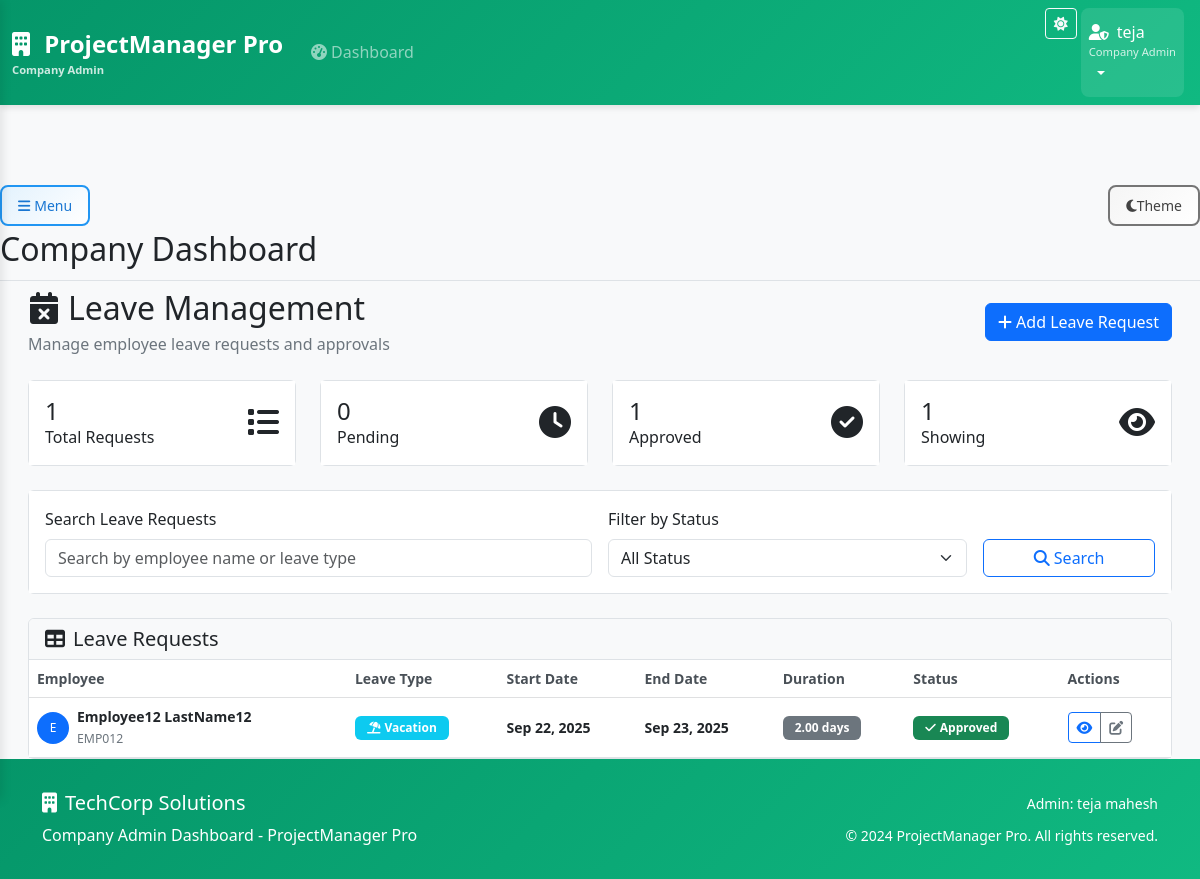
The page /company/leave-management/ (signed in) on the database as committed earlier.
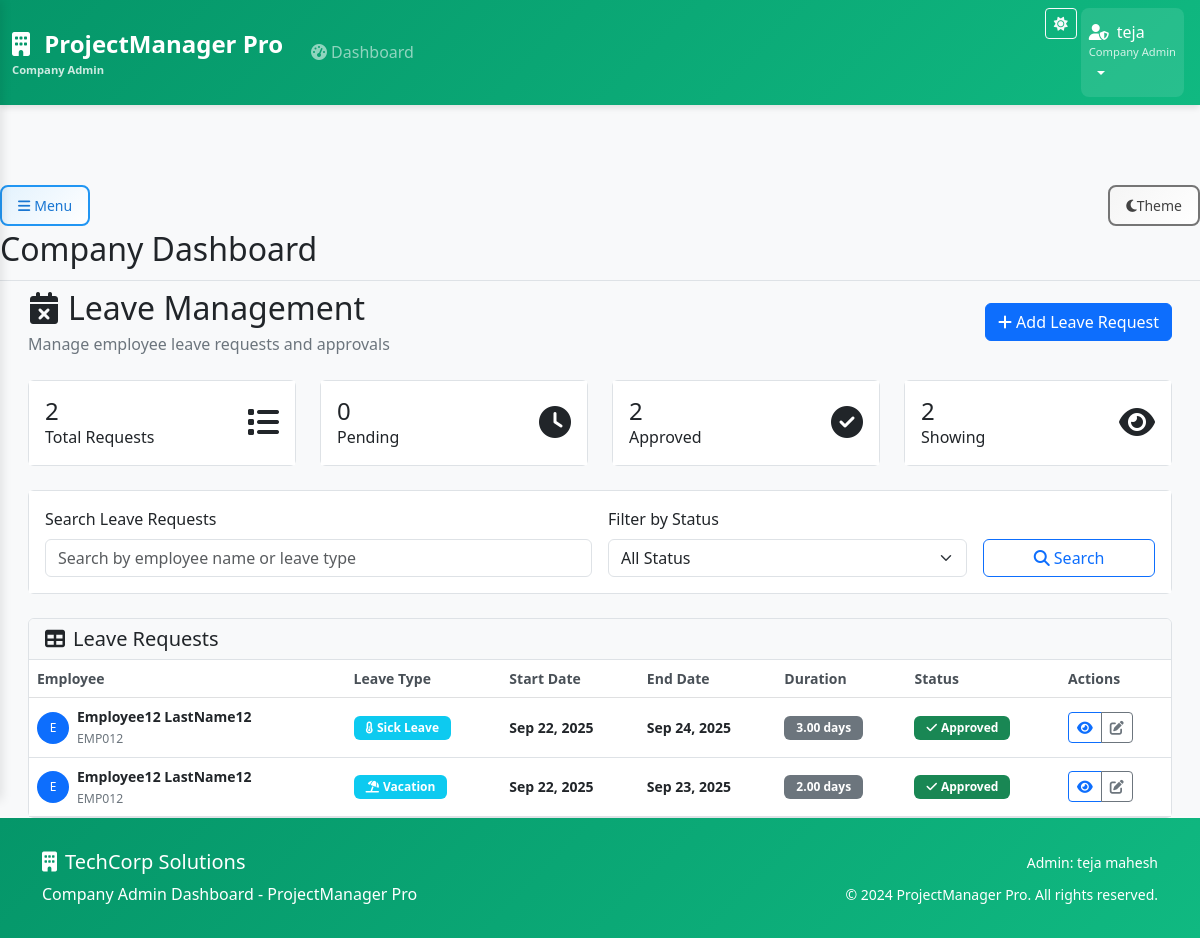
The same page on the database as committed later.
### core/models.py (models this page shows, shortened)
class LeaveRequest(models.Model):
    LEAVE_TYPES = [
        ('VACATION', 'Vacation'),
        ('SICK_LEAVE', 'Sick Leave'),
        ('PERSONAL', 'Personal Leave'),
        ('MATERNITY', 'Maternity Leave'),
        ('PATERNITY', 'Paternity Leave'),
        ('BEREAVEMENT', 'Bereavement Leave'),
        ('JURY_DUTY', 'Jury Duty'),
        ('MILITARY', 'Military Leave'),
        ('UNPAID', 'Unpaid Leave'),
        ('OTHER', 'Other'),
    ]
    LEAVE_STATUS = [
        ('PENDING', 'Pending'),
        ('APPROVED', 'Approved'),
        ('REJECTED', 'Rejected'),
        ('CANCELLED', 'Cancelled'),
    ]
    employee = models.ForeignKey(Employee, on_delete=models.CASCADE, related_name='leave_requests')
    leave_type = models.CharField(max_length=20, choices=LEAVE_TYPES)
    start_date = models.DateField()
    end_date = models.DateField()
    total_days = models.DecimalField(max_digits=5, decimal_places=2)
    reason = models.TextField()
    emergency_contact = models.CharField(max_length=200, blank=True)
    emergency_phone = models.CharField(max_length=20, blank=True)
    status = models.CharField(max_length=20, choices=LEAVE_STATUS, default='PENDING')
    requested_at = models.DateTimeField(auto_now_add=True)
    reviewed_by = models.ForeignKey(User, on_delete=models.SET_NULL, null=True, blank=True, related_name='reviewed_leaves')
    reviewed_at = models.DateTimeField(null=True, blank=True)
    review_notes = models.TextField(blank=True)
    remaining_balance = models.DecimalField(max_digits=5, decimal_places=2, null=True, blank=True)
    created_at = models.DateTimeField(auto_now_add=True)
    updated_at = models.DateTimeField(auto_now=True)
    class Meta:
        ordering = ['-requested_at']

class Employee(models.Model):
    company = models.ForeignKey(Company, on_delete=models.CASCADE, related_name='employees')
    employee_id = models.CharField(max_length=50, help_text="Employee ID from CSV")
    first_name = models.CharField(max_length=100)
    last_name = models.CharField(max_length=100)
    email = models.EmailField()
    department = models.CharField(max_length=100, blank=True)
    position = models.CharField(max_length=100, blank=True)
    is_verified = models.BooleanField(default=False)
    user_account = models.OneToOneField(User, on_delete=models.CASCADE, null=True, blank=True, related_name='employee_profile')
    photo = models.ImageField(upload_to='employee_photos/', null=True, blank=True, help_text="Employee profile photo")
    photo_thumbnail = models.ImageField(upload_to='employee_photos/thumbnails/', null=True, blank=True, help_text="Thumbnail version of photo")
    created_at = models.DateTimeField(auto_now_add=True)
    updated_at = models.DateTimeField(auto_now=True)
    class Meta:
        unique_together = ['company', 'employee_id']

### core/views.py (the view, shortened to what this page needs)
# urls.py: path('company/leave-management/', views.leave_management, name='leave_management'),
@login_required
def leave_management(request):
    if not hasattr(request.user, 'company_admin_profile'):
        messages.error(request, 'Access denied. Company admin access required.')
        return redirect('core:home')
    company = request.user.company_admin_profile.company
    employee_filter = request.GET.get('employee', '')
    leave_type_filter = request.GET.get('leave_type', '')
    status_filter = request.GET.get('status', '')
    date_from = request.GET.get('date_from', '')
    date_to = request.GET.get('date_to', '')
    leave_requests = LeaveRequest.objects.filter(employee__company=company).select_related('employee')
    if employee_filter:
        leave_requests = leave_requests.filter(employee__id=employee_filter)
    if leave_type_filter:
        leave_requests = leave_requests.filter(leave_type=leave_type_filter)
    if status_filter:
        leave_requests = leave_requests.filter(status=status_filter)
    if date_from:
        leave_requests = leave_requests.filter(start_date__gte=date_from)
    if date_to:
        leave_requests = leave_requests.filter(end_date__lte=date_to)
    leave_requests = leave_requests.order_by('-created_at')
    paginator = Paginator(leave_requests, 20)
    page_number = request.GET.get('page')
    leave_requests = paginator.get_page(page_number)
    employees = Employee.objects.filter(company=company).order_by('first_name', 'last_name')
    all_leave_requests = LeaveRequest.objects.filter(employee__company=company)
    total_requests = all_leave_requests.count()
    pending_requests = all_leave_requests.filter(status='PENDING').count()
    approved_requests = all_leave_requests.filter(status='APPROVED').count()
    context = {
        'title': 'Leave Management',
        'company': company,
        'leave_requests': leave_requests,
        'employees': employees,
        'employee_filter': employee_filter,
        'leave_type_filter': leave_type_filter,
        'status_filter': status_filter,
        'date_from': date_from,
        'date_to': date_to,
        'leave_type_choices': LeaveRequest.LEAVE_TYPES,
        'leave_status_choices': LeaveRequest.LEAVE_STATUS,
        'total_requests': total_requests,
        'pending_requests': pending_requests,
        'approved_requests': approved_requests,
    }
    return render(request, 'core/leave_management.html', context)

### templates/core/leave_management.html (shortened to what the changed rows need)
{% extends 'base_company_admin.html' %}
{% block content %}
<div class="container-fluid">
    <div class="row mb-4">
        <div class="col-12">
            <div class="d-flex justify-content-between align-items-center">
                <div>
                    <h2 class="mb-1">
                        <i class="fas fa-calendar-times me-2"></i>{{ title }}
                    </h2>
                </div>
            </div>
        </div>
    </div>
    <div class="row mb-4">
        <div class="col-md-3">
            <div class="card bg-primary text-white">
                <div class="card-body">
                    <div class="d-flex justify-content-between">
                        <div>
                            <h4 class="mb-0">{{ total_requests }}</h4>
                            <p class="mb-0">Total Requests</p>
                        </div>
                    </div>
                </div>
            </div>
        </div>
        <div class="col-md-3">
            <div class="card bg-success text-white">
                <div class="card-body">
                    <div class="d-flex justify-content-between">
                        <div>
                            <h4 class="mb-0">{{ approved_requests }}</h4>
                            <p class="mb-0">Approved</p>
                        </div>
                    </div>
                </div>
            </div>
        </div>
        <div class="col-md-3">
            <div class="card bg-info text-white">
                <div class="card-body">
                    <div class="d-flex justify-content-between">
                        <div>
                            <h4 class="mb-0">{{ leave_requests.paginator.count }}</h4>
                            <p class="mb-0">Showing</p>
                        </div>
                    </div>
                </div>
            </div>
        </div>
    </div>
    <div class="row">
        <div class="col-12">
            <div class="card">
                <div class="card-body p-0">
                    {% if leave_requests %}
                        <div class="table-responsive">
                            <table class="table table-hover mb-0">
                                <thead class="table-light">
                                    <tr>
                                        <th>Employee</th>
                                        <th>Leave Type</th>
                                        <th>Start Date</th>
                                        <th>End Date</th>
                                        <th>Duration</th>
                                        <th>Status</th>
                                        <th>Actions</th>
                                    </tr>
                                </thead>
                                <tbody>
                                    {% for request in leave_requests %}
                                        <tr>
                                            <td>
                                                <div class="d-flex align-items-center">
                                                    <div class="avatar-sm bg-primary text-white rounded-circle d-flex align-items-center justify-content-center me-2">
                                                        {{ request.employee.first_name|first|upper }}
                                                    </div>
                                                    <div>
                                                        <strong>{{ request.employee.first_name }} {{ request.employee.last_name }}</strong>
                                                        <br><small class="text-muted">{{ request.employee.employee_id }}</small>
                                                    </div>
                                                </div>
                                            </td>
                                            <td>
                                                <span class="badge bg-info">
                                                    {% if request.leave_type == "SICK_LEAVE" %}
                                                        <i class="fas fa-thermometer-half me-1"></i>Sick Leave
                                                    {% elif request.leave_type == "VACATION" %}
                                                        <i class="fas fa-umbrella-beach me-1"></i>Vacation
                                                    {% elif request.leave_type == "PERSONAL" %}
                                                        <i class="fas fa-user me-1"></i>Personal
                                                    {% elif request.leave_type == "MATERNITY" %}
                                                        <i class="fas fa-baby me-1"></i>Maternity
                                                    {% elif request.leave_type == "PATERNITY" %}
                                                        <i class="fas fa-baby-carriage me-1"></i>Paternity
                                                    {% else %}
                                                        <i class="fas fa-calendar me-1"></i>{{ request.get_leave_type_display }}
                                                    {% endif %}
                                                </span>
                                            </td>
                                            <td>
                                                <span class="fw-bold">{{ request.start_date|date:"M d, Y" }}</span>
                                            </td>
                                            <td>
                                                <span class="fw-bold">{{ request.end_date|date:"M d, Y" }}</span>
                                            </td>
                                            <td>
                                                <span class="badge bg-secondary">{{ request.total_days }} day{{ request.total_days|pluralize }}</span>
                                            </td>
                                            <td>
                                                {% if request.status == "PENDING" %}
                                                    <span class="badge bg-warning">
                                                        <i class="fas fa-clock me-1"></i>Pending
                                                    </span>
                                                {% elif request.status == "APPROVED" %}
                                                    <span class="badge bg-success">
                                                        <i class="fas fa-check me-1"></i>Approved
                                                    </span>
                                                {% elif request.status == "REJECTED" %}
                                                    <span class="badge bg-danger">
                                                        <i class="fas fa-times me-1"></i>Rejected
                                                    </span>
                                                {% elif request.status == "CANCELLED" %}
                                                    <span class="badge bg-secondary">
                                                        <i class="fas fa-ban me-1"></i>Cancelled
                                                    </span>
                                                {% else %}
                                                    <span class="badge bg-info">
                                                        <i class="fas fa-question me-1"></i>{{ request.get_status_display }}
                                                    </span>
                                                {% endif %}
                                            </td>
                                            <td>
                                                <div class="btn-group btn-group-sm">
                                                    <button class="btn btn-outline-primary" onclick="viewLeave({{ request.id }})" title="View Details">
                                                        <i class="fas fa-eye"></i>
                                                    </button>
                                                    <button class="btn btn-outline-secondary" onclick="editLeave({{ request.id }})" title="Edit">
                                                        <i class="fas fa-edit"></i>
                                                    </button>
                                                </div>
                                            </td>
                                        </tr>
                                    {% endfor %}
                                </tbody>
                            </table>
                        </div>
                    {% endif %}
                </div>
            </div>
        </div>
    </div>
</div>
{% endblock %}

Rows that differ between the two databases and show on the page:
added LeaveRequest: employee.first_name|first "E", employee.first_name "Employee12", employee.last_name "LastName12", employee.employee_id "EMP012", leave_type "SICK_LEAVE" (drawn), start_date "Sep 22, 2025", end_date "Sep 24, 2025", total_days "3.00", status "APPROVED" (drawn)
Other text that changed with them:
{{ total_requests }}: "1" → "2"
{{ approved_requests }}: "1" → "2"
{{ leave_requests.paginator.count }}: "1" → "2"
